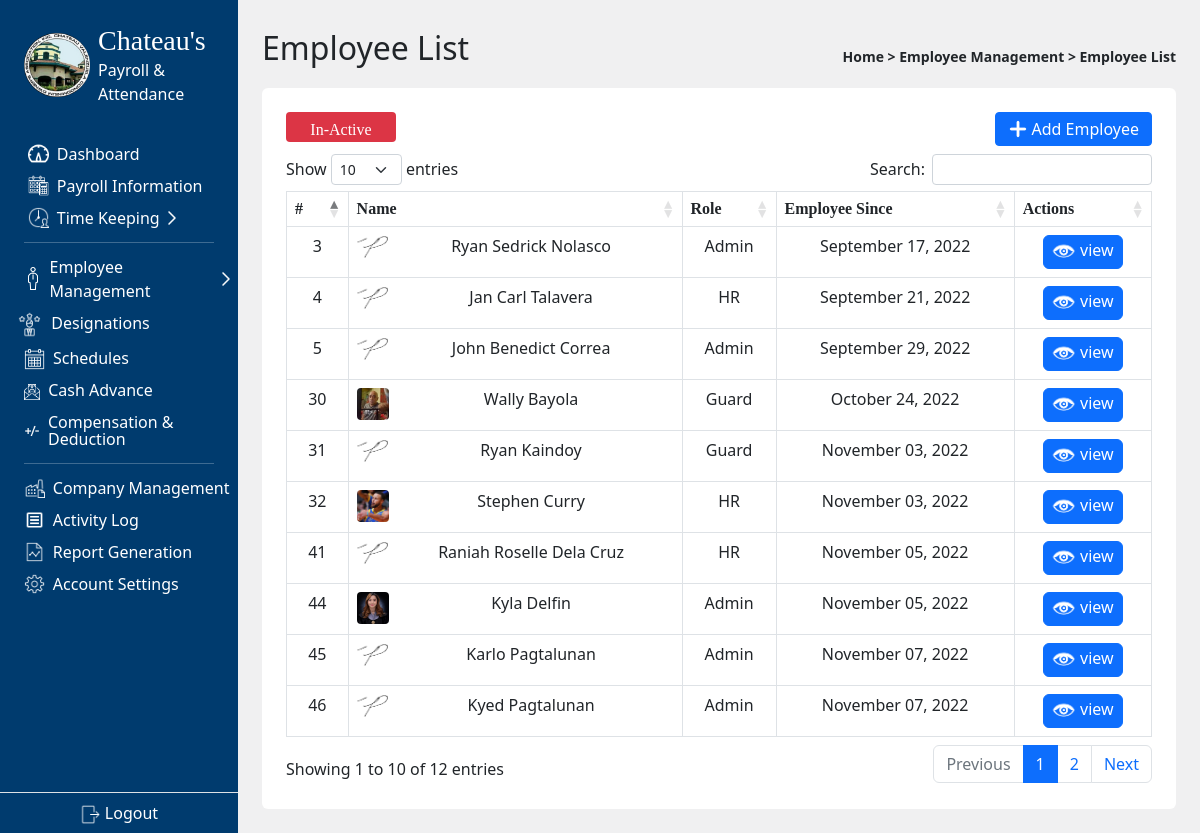
The app's page /admin/employee_list.php?type=In-Active (signed in) with its own data.
### tables this page shows
CREATE TABLE `employeelist` (
  `id` int(11) NOT NULL,
  `date_added` date NOT NULL DEFAULT current_timestamp(),
  `employee_key` varchar(50) NOT NULL,
  `fingerprint_id` int(10) NOT NULL,
  `fName` varchar(50) NOT NULL,
  `mName` varchar(50) NOT NULL,
  `lName` varchar(50) NOT NULL,
  `employee_Role` int(11) NOT NULL,
  `Birthday` date NOT NULL,
  `civilStatus` varchar(50) NOT NULL,
  `SSS` varchar(100) NOT NULL,
  `Tax` varchar(100) NOT NULL,
  `Contact` varchar(50) NOT NULL,
  `Email` varchar(50) DEFAULT NULL,
  `PhilHealth` varchar(50) NOT NULL,
  `Pagibig` varchar(50) NOT NULL,
  `Address` varchar(100) NOT NULL,
  `workType` varchar(50) NOT NULL,
  `sched` int(11) NOT NULL,
  `employee_status` varchar(50) NOT NULL,
  `ProfilePic` varchar(250) NOT NULL,
  `id1` varchar(250) NOT NULL,
  `id2` varchar(250) NOT NULL
);

CREATE TABLE `positions` (
  `id` int(11) NOT NULL,
  `description` varchar(100) NOT NULL,
  `rate` decimal(11,2) NOT NULL
);

### admin/employee_list.php (the view, shortened to what this page needs)
<?php
  include '../scripts.php';
  include '../connect.php';
  $type = (isset($_GET['type'])) ? $_GET['type'] : 'Active';
  $color = ($type == 'Active') ? "success" : "danger";
?>
<!DOCTYPE html>
<html lang="en">
<head>
  <link rel="stylesheet" href="../node_modules/sweetalert2/dist/sweetalert2.min.css">
</head>
<body class='d-flex bg-secondary bg-opacity-10' >
  <main class = 'container-fluid p-4 overflow-auto'>
    <header class="d-flex align-items-center justify-content-between">
      <p class='fs-2'>Employee List</p>
      <small class='fw-semibold text-dark'>
        Home > Employee Management > Employee List
      </small>
    </header>
    <div class="container p-4 bg-white rounded-2">
      <div class="mb-2 d-flex justify-content-between">
      <button id="toggle" class="btn btn-<?php echo $color?> toggleBTN rounded-1 text-white" style=""><?php echo $type?></button>
        <button class="btn btn-primary rounded-1 py-1 d-flex align-items-center gap-1" id ="new">
          <div>
            <img src="../img/btn_icons/add.png" alt="" style="width: 1.2rem">
          </div>
          <span>Add Employee</span>
        </button>
      </div>
      <table class='table table-bordered'>
        <thead>
          <tr>
            <th>#</th>
            <th>Name</th>
            <th>Role</th>
            <th>Employee Since</th>
            <th>Actions</th>
          </tr>
        </thead>
        <tbody>
          <?php
            $sql="Select * from `employeelist` where employee_status='$type'";
            $result=mysqli_query($con,$sql);
            if($result){
              while($row=mysqli_fetch_assoc($result)){
                $id=$row['id'];
                $date_added=$row['date_added'];
                $fName=$row['fName'];
                $lName=$row['lName'];
                $employee_Role=$row['employee_Role'];
                $sql2 = "SELECT * FROM positions WHERE id = $employee_Role";
                $result2 = $con->query($sql2);
                $rowPos = $result2->fetch_assoc();
                $posDesc = $rowPos['description'];
                $pic = $row['ProfilePic'];
                echo '
                <tr>
                <td>'.$id.'</td>
                <td>
                  <div class="rounded-1 float-start"
                  style="width: 2rem; height: 2rem;
                  background-position: center; background-size:cover; background-image: url('.$pic.');">  </div>'.$fName.' '.$lName.
                '</td>
                <td>'.$posDesc.'</td>
                <td>'.date('F d, Y', strtotime($date_added)).'</td>';
                echo '<td class ="d-flex justify-content-center">
                <a href="employee_view.php?viewid='.$id.'" class="btn btn-primary py-0 px-1 pe-2 d-flex align-items-center justify-content-center gap-0" style="width: max-content">
                  <div id = "pic" class=""
                  style="width: 2rem; height: 2rem; background-position: center; background-size:cover; background-image: url(../img/icons/view.png)">
                  </div>
                  <span class="mb-1 p-0" style="">view</span>
                </a>';
                echo '</td></tr>';
              }
            }
          ?>
        </tbody>
      </table>
    </div>
  </main>
</body>
</html>

### style.css (style rules this page uses)
.tables, th { padding-top: 10px; padding-bottom: 10px; border-collapse: collapse; font-family: mBold; }
.tables, td { padding: 8px; }
.tables, td, th { text-align: center; }
.toggleBTN { font-family: mThin; color:white; border-width: 0px; width: 110px; height: 30px; border-radius: 1rem; }

### records on screen
employeelist: id "3", ProfilePic (picture), fName "Ryan Sedrick", lName "Nolasco", positions.description "Admin", date_added "September 17, 2022"
employeelist: id "4", ProfilePic (picture), fName "Jan Carl", lName "Talavera", positions.description "HR", date_added "September 21, 2022"
employeelist: id "5", ProfilePic (picture), fName "John Benedict", lName "Correa", positions.description "Admin", date_added "September 29, 2022"
employeelist: id "30", ProfilePic (picture), fName "Wally", lName "Bayola", positions.description "Guard", date_added "October 24, 2022"
employeelist: id "31", ProfilePic (picture), fName "Ryan", lName "Kaindoy", positions.description "Guard", date_added "November 03, 2022"
employeelist: id "32", ProfilePic (picture), fName "Stephen", lName "Curry", positions.description "HR", date_added "November 03, 2022"
employeelist: id "41", ProfilePic (picture), fName "Raniah Roselle", lName "Dela Cruz", positions.description "HR", date_added "November 05, 2022"
employeelist: id "44", ProfilePic (picture), fName "Kyla", lName "Delfin", positions.description "Admin", date_added "November 05, 2022"
employeelist: id "45", ProfilePic (picture), fName "Karlo", lName "Pagtalunan", positions.description "Admin", date_added "November 07, 2022"
employeelist: id "46", ProfilePic (picture), fName "Kyed", lName "Pagtalunan", positions.description "Admin", date_added "November 07, 2022"

### other values on screen
$type "In-Active"
